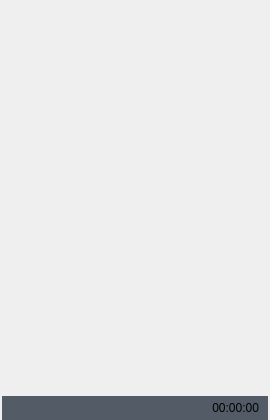
<?xml version="1.0" encoding="UTF-8"?>
<ui version="4.0">
 <class>I6000DeviceWgt</class>
 <widget class="QWidget" name="I6000DeviceWgt">
  <property name="geometry">
   <rect>
    <x>0</x>
    <y>0</y>
    <width>270</width>
    <height>420</height>
   </rect>
  </property>
  <property name="windowTitle">
   <string>I6000DeviceWgt</string>
  </property>
  <widget class="QLabel" name="label_devPicture">
   <property name="geometry">
    <rect>
     <x>0</x>
     <y>94</y>
     <width>270</width>
     <height>300</height>
    </rect>
   </property>
   <property name="text">
    <string/>
   </property>
  </widget>
  <widget class="QLabel" name="label_name">
   <property name="geometry">
    <rect>
     <x>5</x>
     <y>178</y>
     <width>40</width>
     <height>14</height>
    </rect>
   </property>
   <property name="styleSheet">
    <string notr="true"/>
   </property>
   <property name="text">
    <string/>
   </property>
   <property name="alignment">
    <set>Qt::AlignLeading|Qt::AlignLeft|Qt::AlignVCenter</set>
   </property>
   <property name="colors" stdset="0">
    <string notr="true">white</string>
   </property>
   <property name="fonts" stdset="0">
    <string notr="true">12</string>
   </property>
  </widget>
  <widget class="QLabel" name="label_time">
   <property name="geometry">
    <rect>
     <x>189</x>
     <y>396</y>
     <width>70</width>
     <height>24</height>
    </rect>
   </property>
   <property name="text">
    <string notr="true">00:00:00</string>
   </property>
   <property name="alignment">
    <set>Qt::AlignRight|Qt::AlignTrailing|Qt::AlignVCenter</set>
   </property>
   <property name="fonts" stdset="0">
    <string notr="true">16</string>
   </property>
   <property name="colors" stdset="0">
    <string notr="true">white</string>
   </property>
  </widget>
  <widget class="QLabel" name="label_light">
   <property name="geometry">
    <rect>
     <x>77</x>
     <y>72</y>
     <width>116</width>
     <height>24</height>
    </rect>
   </property>
   <property name="text">
    <string/>
   </property>
  </widget>
  <widget class="QLabel" name="label_status">
   <property name="geometry">
    <rect>
     <x>2</x>
     <y>396</y>
     <width>266</width>
     <height>24</height>
    </rect>
   </property>
   <property name="styleSheet">
    <string notr="true">background: #535c66;</string>
   </property>
   <property name="text">
    <string/>
   </property>
   <property name="bks" stdset="0">
    <string notr="true">device_status</string>
   </property>
  </widget>
  <widget class="QWidget" name="widget" native="true">
   <property name="geometry">
    <rect>
     <x>0</x>
     <y>13</y>
     <width>270</width>
     <height>58</height>
    </rect>
   </property>
   <layout class="QHBoxLayout" name="horizontalLayout" stretch="0,1,1,1,1,0">
    <property name="spacing">
     <number>2</number>
    </property>
    <property name="leftMargin">
     <number>0</number>
    </property>
    <property name="topMargin">
     <number>0</number>
    </property>
    <property name="rightMargin">
     <number>0</number>
    </property>
    <property name="bottomMargin">
     <number>0</number>
    </property>
    <item>
     <spacer name="horizontalSpacer">
      <property name="orientation">
       <enum>Qt::Horizontal</enum>
      </property>
      <property name="sizeHint" stdset="0">
       <size>
        <width>40</width>
        <height>20</height>
       </size>
      </property>
     </spacer>
    </item>
    <item>
     <widget class="QLabel" name="label_reagent">
      <property name="minimumSize">
       <size>
        <width>54</width>
        <height>58</height>
       </size>
      </property>
      <property name="maximumSize">
       <size>
        <width>54</width>
        <height>58</height>
       </size>
      </property>
      <property name="styleSheet">
       <string notr="true"/>
      </property>
      <property name="text">
       <string/>
      </property>
     </widget>
    </item>
    <item>
     <widget class="QLabel" name="label_supply">
      <property name="minimumSize">
       <size>
        <width>54</width>
        <height>58</height>
       </size>
      </property>
      <property name="maximumSize">
       <size>
        <width>54</width>
        <height>58</height>
       </size>
      </property>
      <property name="styleSheet">
       <string notr="true"/>
      </property>
      <property name="text">
       <string/>
      </property>
     </widget>
    </item>
    <item>
     <widget class="QLabel" name="label_garbage">
      <property name="minimumSize">
       <size>
        <width>54</width>
        <height>58</height>
       </size>
      </property>
      <property name="maximumSize">
       <size>
        <width>54</width>
        <height>58</height>
       </size>
      </property>
      <property name="styleSheet">
       <string notr="true"/>
      </property>
      <property name="text">
       <string/>
      </property>
     </widget>
    </item>
    <item>
     <widget class="QLabel" name="label_liquid_waste">
      <property name="minimumSize">
       <size>
        <width>54</width>
        <height>58</height>
       </size>
      </property>
      <property name="maximumSize">
       <size>
        <width>54</width>
        <height>58</height>
       </size>
      </property>
      <property name="styleSheet">
       <string notr="true"/>
      </property>
      <property name="text">
       <string/>
      </property>
     </widget>
    </item>
    <item>
     <spacer name="horizontalSpacer_2">
      <property name="orientation">
       <enum>Qt::Horizontal</enum>
      </property>
      <property name="sizeHint" stdset="0">
       <size>
        <width>40</width>
        <height>20</height>
       </size>
      </property>
     </spacer>
    </item>
   </layout>
  </widget>
  <zorder>label_light</zorder>
  <zorder>widget</zorder>
  <zorder>label_status</zorder>
  <zorder>label_devPicture</zorder>
  <zorder>label_name</zorder>
  <zorder>label_time</zorder>
 </widget>
 <layoutdefault spacing="6" margin="11"/>
 <resources/>
 <connections/>
</ui>
